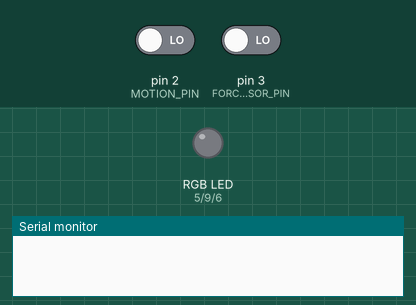
Recording of a sketch running on a simulated Arduino Uno, built with avr-gcc and run on an emulated ATmega328P. On the bench: an RGB LED mixed from three pins (HIGH = lit), the last lines printed to the serial monitor. The test bench sets the inputs (shaded band); at power-on: pin 2 (MOTION_PIN) LOW, pin 3 (FORCE_SENSOR_PIN) LOW.

Above: at 1.2 s.
1.3 s: pin 2 (MOTION_PIN) driven HIGH
At 2.1 s:
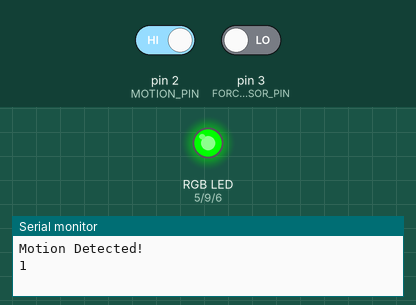
2.8 s: pin 3 (FORCE_SENSOR_PIN) driven HIGH
At 3.3 s:
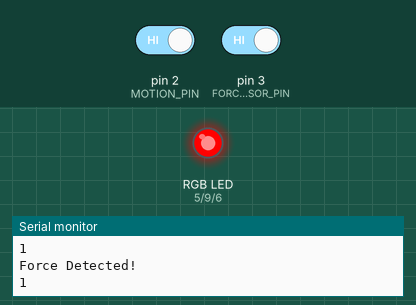
4.3 s: pin 2 (MOTION_PIN) driven LOW
At 5.5 s:
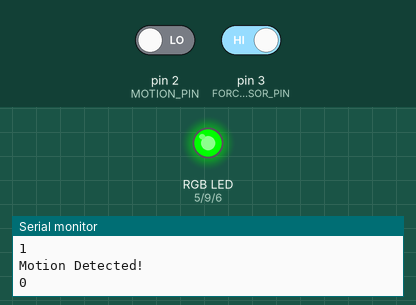
5.8 s: pin 3 (FORCE_SENSOR_PIN) driven LOW
At 6.8 s:
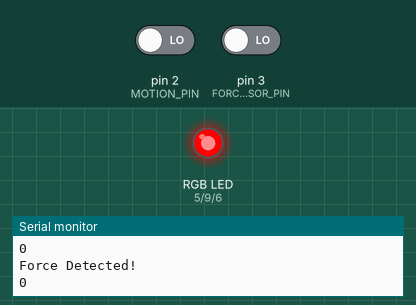
Timing chart, 0 to 8.3 s (numbered marks = the images above; inputs shaded):
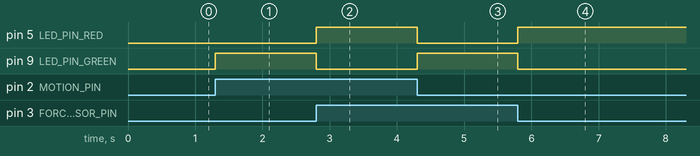

Measured:
- after the input at 1.3 s, pin 9 (LED_PIN_GREEN): LOW → HIGH at once
- after the input at 2.8 s, pin 5 (LED_PIN_RED): LOW → HIGH at once; pin 9 (LED_PIN_GREEN): HIGH → LOW at once
- after the input at 4.3 s, pin 5 (LED_PIN_RED): HIGH → LOW at once; pin 9 (LED_PIN_GREEN): LOW → HIGH at once
- after the input at 5.8 s, pin 5 (LED_PIN_RED): LOW → HIGH at once; pin 9 (LED_PIN_GREEN): HIGH → LOW at once

The sketch:

Task_1.4D.ino
```cpp
#include "PinChangeInterrupt.h"

//Define CONSTANT variables to store pins connected to Motion Sensor, Force Sensor and RGB LED
const uint8_t FORCE_SENSOR_PIN = 3;
const uint8_t MOTION_PIN = 2;
const uint8_t LED_PIN_RED = 5;
const uint8_t LED_PIN_BLUE = 6;
const uint8_t LED_PIN_GREEN = 9;

//Variable for reading the LED current status, initialized to LOW
uint8_t ledState = LOW;

//Initialize the program
void setup()
{
  //Initialize the Motion Sensor pin as an input
  pinMode(MOTION_PIN, INPUT);
  pinMode(FORCE_SENSOR_PIN, INPUT);
  //Initialize the LED pin as an output
  pinMode(LED_PIN_RED, OUTPUT);
  pinMode(LED_PIN_BLUE, OUTPUT);
  pinMode(LED_PIN_GREEN, OUTPUT);
  //Interupt to toggle the LED
  attachInterrupt(digitalPinToInterrupt(MOTION_PIN), motionCheck, CHANGE);
  attachInterrupt(digitalPinToInterrupt(FORCE_SENSOR_PIN), forceCheck, CHANGE);
  //Initialize the Serial Monitor
  Serial.begin(9600);
}

//Function to toggle the LED when motion is detected
void motionCheck()
{
  //Toggle the LED
  analogWrite(LED_PIN_RED,   0);
  analogWrite(LED_PIN_GREEN, 255);
  analogWrite(LED_PIN_BLUE,  0);
  Serial.println("Motion Detected!");
  Serial.println(digitalRead(MOTION_PIN));
}

//Function to toggle the LED when force is detected
void forceCheck()
{
  //Toggle the LED
  analogWrite(LED_PIN_RED,   255);
  analogWrite(LED_PIN_GREEN, 0);
  analogWrite(LED_PIN_BLUE,  0);
  Serial.println("Force Detected!");
  Serial.println(digitalRead(FORCE_SENSOR_PIN));
}

void loop()
{ }
```
